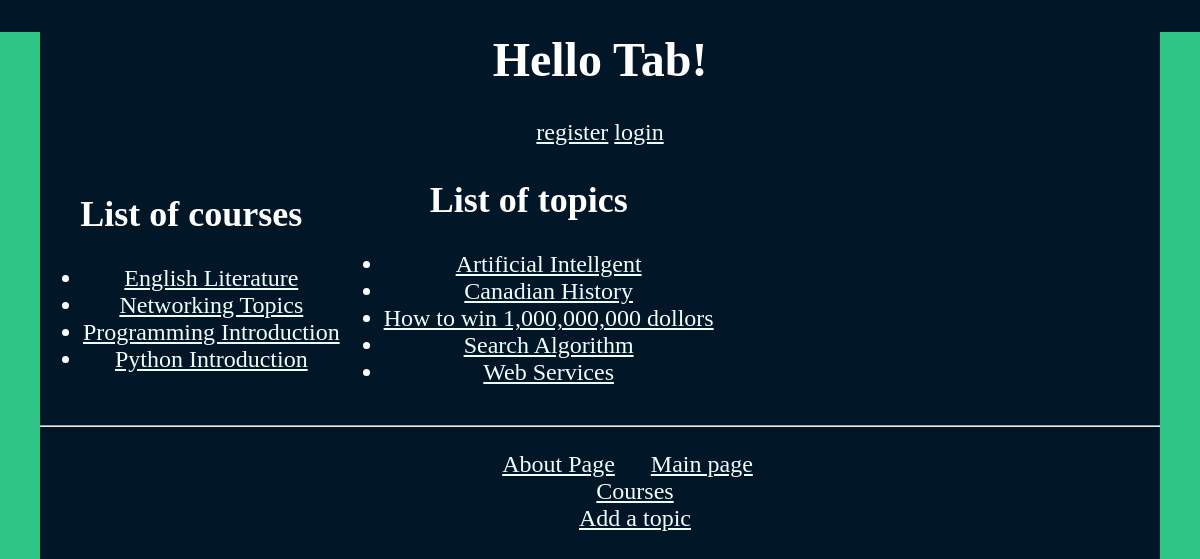
The app's page /myapp/ (signed in), older data.
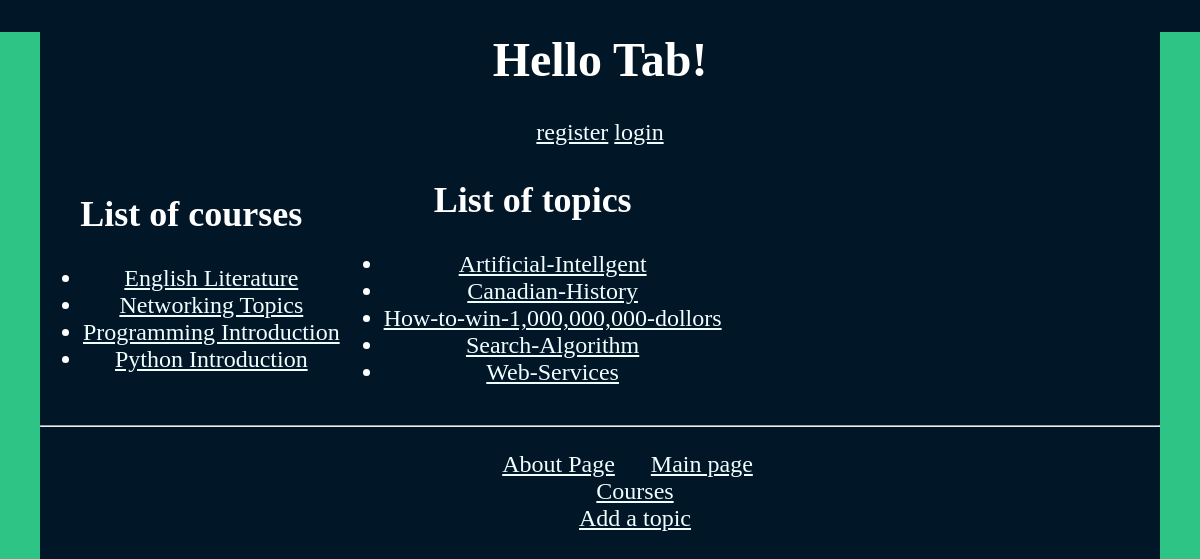
The same page, newer data.
### myapp/models.py (models this page shows, shortened)
class Topic(models.Model):
    subject = models.CharField(max_length=100, unique=True)
    intro_course = models.BooleanField(default=True)
    TIME_CHOICES = (
        (0, 'No preference'),
        (1, 'Morning'),
        (2, 'Afternoon'),
        (3, 'Evening')
    )
    time = models.IntegerField(default=0, choices=TIME_CHOICES)
    num_responses = models.IntegerField(default=0)
    avg_age =models.IntegerField(default=20)

### myapp/views.py (the view)
@login_required
def index(request):
    courselist = Course.objects.all().order_by('title')[:10]
    topiclist = Topic.objects.all().order_by('subject')[:10]
    return render(request, 'myapp/index.html', {'courselist': courselist, 'topiclist': topiclist})

### myapp/templates/myapp/index.html (shortened to what this page needs)
<!DOCTYPE html>
<html lang="en">
<head>
</head>
<body>
    {% extends 'myapp/base.html' %}
    {% block myhdg %}
        <h1>Hello Tab!</h1>
    {% endblock %}
    {% block body_block %}
    <table>
      <tr>
        <td>
    {% if courselist %}
        <h2>List of courses</h2>
        <ul>
            {% for course in courselist %}
                <li><a href="/myapp/course/{{ course.course_no }}" >{{ course.title }}</a></li>
            {% endfor %}
        </ul>
    {% else%}
        <strong> There are no available courses!</strong>
    {% endif %}
        </td>
        <td>
    {% if topiclist %}
        <h2>List of topics</h2>
        <ul>
            {% for topic in topiclist %}
                <li><a href="/myapp/topic/{{ topic.subject }}" >{{ topic.subject }} </a></li>
            {% endfor %}
        </ul>
    {% else%}
        <strong> There are no available topics!</strong>
    {% endif %}
        </td>
      </tr>
    </table>
    {% endblock %}

Row changes from the older to the newer data that the page shows:
changed Topic: subject "Artificial Intellgent" → "Artificial-Intellgent"
changed Topic: subject "Canadian History" → "Canadian-History"
changed Topic: subject "How to win 1,000,000,000 dollors" → "How-to-win-1,000,000,000-dollors"
changed Topic: subject "Search Algorithm" → "Search-Algorithm"
changed Topic: subject "Web Services" → "Web-Services"
